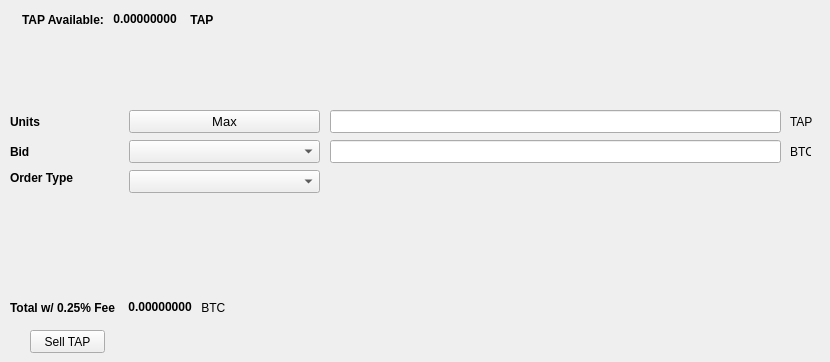
   <widget class="QWidget" name="SellTab">
    <attribute name="title">
     <string>Sell</string>
    </attribute>
    <widget class="QLabel" name="label_16">
     <property name="geometry">
      <rect>
       <x>790</x>
       <y>140</y>
       <width>21</width>
       <height>23</height>
      </rect>
     </property>
     <property name="text">
      <string>BTC</string>
     </property>
    </widget>
    <widget class="QComboBox" name="SellBidcomboBox">
     <property name="geometry">
      <rect>
       <x>129</x>
       <y>140</y>
       <width>191</width>
       <height>23</height>
      </rect>
     </property>
     <property name="font">
      <font>
       <pointsize>10</pointsize>
      </font>
     </property>
    </widget>
    <widget class="QLabel" name="label_18">
     <property name="geometry">
      <rect>
       <x>10</x>
       <y>110</y>
       <width>46</width>
       <height>23</height>
      </rect>
     </property>
     <property name="font">
      <font>
       <weight>75</weight>
       <bold>true</bold>
      </font>
     </property>
     <property name="text">
      <string>Units</string>
     </property>
    </widget>
    <widget class="QPushButton" name="Sell_Max_Amount">
     <property name="geometry">
      <rect>
       <x>129</x>
       <y>110</y>
       <width>191</width>
       <height>23</height>
      </rect>
     </property>
     <property name="font">
      <font>
       <pointsize>10</pointsize>
      </font>
     </property>
     <property name="text">
      <string>Max</string>
     </property>
    </widget>
    <widget class="QLabel" name="label_20">
     <property name="geometry">
      <rect>
       <x>10</x>
       <y>170</y>
       <width>71</width>
       <height>16</height>
      </rect>
     </property>
     <property name="font">
      <font>
       <weight>75</weight>
       <bold>true</bold>
      </font>
     </property>
     <property name="text">
      <string>Order Type</string>
     </property>
    </widget>
    <widget class="QComboBox" name="SellOrdertypeCombo">
     <property name="geometry">
      <rect>
       <x>129</x>
       <y>170</y>
       <width>191</width>
       <height>23</height>
      </rect>
     </property>
     <property name="font">
      <font>
       <pointsize>10</pointsize>
      </font>
     </property>
    </widget>
    <widget class="QLabel" name="label_21">
     <property name="geometry">
      <rect>
       <x>10</x>
       <y>140</y>
       <width>46</width>
       <height>23</height>
      </rect>
     </property>
     <property name="font">
      <font>
       <weight>75</weight>
       <bold>true</bold>
      </font>
     </property>
     <property name="text">
      <string>Bid</string>
     </property>
    </widget>
    <widget class="QLabel" name="label_22">
     <property name="geometry">
      <rect>
       <x>790</x>
       <y>110</y>
       <width>31</width>
       <height>23</height>
      </rect>
     </property>
     <property name="text">
      <string>TAP</string>
     </property>
    </widget>
    <widget class="QLineEdit" name="UnitsInputTAP">
     <property name="geometry">
      <rect>
       <x>330</x>
       <y>110</y>
       <width>451</width>
       <height>23</height>
      </rect>
     </property>
     <property name="font">
      <font>
       <pointsize>9</pointsize>
       <weight>75</weight>
       <bold>true</bold>
      </font>
     </property>
    </widget>
    <widget class="QLineEdit" name="SellBidPriceEdit">
     <property name="geometry">
      <rect>
       <x>330</x>
       <y>140</y>
       <width>451</width>
       <height>23</height>
      </rect>
     </property>
     <property name="font">
      <font>
       <pointsize>9</pointsize>
       <weight>75</weight>
       <bold>true</bold>
      </font>
     </property>
    </widget>
    <widget class="QPushButton" name="SellTAPBTN">
     <property name="geometry">
      <rect>
       <x>30</x>
       <y>330</y>
       <width>75</width>
       <height>23</height>
      </rect>
     </property>
     <property name="text">
      <string>Sell TAP</string>
     </property>
    </widget>
    <widget class="QWidget" name="layoutWidget">
     <property name="geometry">
      <rect>
       <x>22</x>
       <y>12</y>
       <width>200</width>
       <height>15</height>
      </rect>
     </property>
     <layout class="QHBoxLayout" name="horizontalLayout">
      <item>
       <widget class="QLabel" name="label232_2">
        <property name="font">
         <font>
          <weight>75</weight>
          <bold>true</bold>
         </font>
        </property>
        <property name="text">
         <string>TAP Available:</string>
        </property>
       </widget>
      </item>
      <item>
       <widget class="QLabel" name="TAPAvailableLabel">
        <property name="palette">
         <palette>
          <active>
           <colorrole role="WindowText">
            <brush brushstyle="SolidPattern">
             <color alpha="255">
              <red>0</red>
              <green>0</green>
              <blue>0</blue>
             </color>
            </brush>
           </colorrole>
           <colorrole role="Button">
            <brush brushstyle="SolidPattern">
             <color alpha="255">
              <red>0</red>
              <green>170</green>
              <blue>0</blue>
             </color>
            </brush>
           </colorrole>
           <colorrole role="Light">
            <brush brushstyle="SolidPattern">
             <color alpha="255">
              <red>0</red>
              <green>255</green>
              <blue>0</blue>
             </color>
            </brush>
           </colorrole>
           <colorrole role="Midlight">
            <brush brushstyle="SolidPattern">
             <color alpha="255">
              <red>0</red>
              <green>212</green>
              <blue>0</blue>
             </color>
            </brush>
           </colorrole>
           <colorrole role="Dark">
            <brush brushstyle="SolidPattern">
             <color alpha="255">
              <red>0</red>
              <green>85</green>
              <blue>0</blue>
             </color>
            </brush>
           </colorrole>
           <colorrole role="Mid">
            <brush brushstyle="SolidPattern">
             <color alpha="255">
              <red>0</red>
              <green>113</green>
              <blue>0</blue>
             </color>
            </brush>
           </colorrole>
           <colorrole role="Text">
            <brush brushstyle="SolidPattern">
             <color alpha="255">
              <red>0</red>
              <green>170</green>
              <blue>0</blue>
             </color>
            </brush>
           </colorrole>
           <colorrole role="BrightText">
            <brush brushstyle="SolidPattern">
             <color alpha="255">
              <red>255</red>
              <green>255</green>
              <blue>255</blue>
             </color>
            </brush>
           </colorrole>
           <colorrole role="ButtonText">
            <brush brushstyle="SolidPattern">
             <color alpha="255">
              <red>0</red>
              <green>0</green>
              <blue>0</blue>
             </color>
            </brush>
           </colorrole>
           <colorrole role="Base">
            <brush brushstyle="SolidPattern">
             <color alpha="255">
              <red>255</red>
              <green>255</green>
              <blue>255</blue>
             </color>
            </brush>
           </colorrole>
           <colorrole role="Window">
            <brush brushstyle="SolidPattern">
             <color alpha="255">
              <red>0</red>
              <green>170</green>
              <blue>0</blue>
             </color>
            </brush>
           </colorrole>
           <colorrole role="Shadow">
            <brush brushstyle="SolidPattern">
             <color alpha="255">
              <red>0</red>
              <green>0</green>
              <blue>0</blue>
             </color>
            </brush>
           </colorrole>
           <colorrole role="AlternateBase">
            <brush brushstyle="SolidPattern">
             <color alpha="255">
              <red>127</red>
              <green>212</green>
              <blue>127</blue>
             </color>
            </brush>
           </colorrole>
           <colorrole role="ToolTipBase">
            <brush brushstyle="SolidPattern">
             <color alpha="255">
              <red>255</red>
              <green>255</green>
              <blue>220</blue>
             </color>
            </brush>
           </colorrole>
           <colorrole role="ToolTipText">
            <brush brushstyle="SolidPattern">
             <color alpha="255">
              <red>0</red>
              <green>0</green>
              <blue>0</blue>
             </color>
            </brush>
           </colorrole>
          </active>
          <inactive>
           <colorrole role="WindowText">
            <brush brushstyle="SolidPattern">
             <color alpha="255">
              <red>0</red>
              <green>0</green>
              <blue>0</blue>
             </color>
            </brush>
           </colorrole>
           <colorrole role="Button">
            <brush brushstyle="SolidPattern">
             <color alpha="255">
              <red>0</red>
              <green>170</green>
              <blue>0</blue>
             </color>
            </brush>
           </colorrole>
           <colorrole role="Light">
            <brush brushstyle="SolidPattern">
             <color alpha="255">
              <red>0</red>
              <green>255</green>
              <blue>0</blue>
             </color>
            </brush>
           </colorrole>
           <colorrole role="Midlight">
            <brush brushstyle="SolidPattern">
             <color alpha="255">
              <red>0</red>
              <green>212</green>
              <blue>0</blue>
             </color>
            </brush>
           </colorrole>
           <colorrole role="Dark">
            <brush brushstyle="SolidPattern">
             <color alpha="255">
              <red>0</red>
              <green>85</green>
              <blue>0</blue>
             </color>
            </brush>
           </colorrole>
           <colorrole role="Mid">
            <brush brushstyle="SolidPattern">
             <color alpha="255">
              <red>0</red>
              <green>113</green>
              <blue>0</blue>
             </color>
            </brush>
           </colorrole>
           <colorrole role="Text">
            <brush brushstyle="SolidPattern">
             <color alpha="255">
              <red>0</red>
              <green>170</green>
              <blue>0</blue>
             </color>
            </brush>
           </colorrole>
           <colorrole role="BrightText">
            <brush brushstyle="SolidPattern">
             <color alpha="255">
              <red>255</red>
              <green>255</green>
              <blue>255</blue>
             </color>
            </brush>
           </colorrole>
           <colorrole role="ButtonText">
            <brush brushstyle="SolidPattern">
             <color alpha="255">
              <red>0</red>
              <green>0</green>
              <blue>0</blue>
             </color>
            </brush>
           </colorrole>
           <colorrole role="Base">
            <brush brushstyle="SolidPattern">
             <color alpha="255">
              <red>255</red>
              <green>255</green>
              <blue>255</blue>
             </color>
            </brush>
           </colorrole>
           <colorrole role="Window">
            <brush brushstyle="SolidPattern">
             <color alpha="255">
              <red>0</red>
              <green>170</green>
              <blue>0</blue>
             </color>
            </brush>
           </colorrole>
           <colorrole role="Shadow">
            <brush brushstyle="SolidPattern">
             <color alpha="255">
              <red>0</red>
              <green>0</green>
              <blue>0</blue>
             </color>
            </brush>
           </colorrole>
           <colorrole role="AlternateBase">
            <brush brushstyle="SolidPattern">
             <color alpha="255">
              <red>127</red>
              <green>212</green>
              <blue>127</blue>
             </color>
            </brush>
           </colorrole>
           <colorrole role="ToolTipBase">
            <brush brushstyle="SolidPattern">
             <color alpha="255">
              <red>255</red>
              <green>255</green>
              <blue>220</blue>
             </color>
            </brush>
           </colorrole>
           <colorrole role="ToolTipText">
            <brush brushstyle="SolidPattern">
             <color alpha="255">
              <red>0</red>
              <green>0</green>
              <blue>0</blue>
             </color>
            </brush>
           </colorrole>
          </inactive>
          <disabled>
           <colorrole role="WindowText">
            <brush brushstyle="SolidPattern">
             <color alpha="255">
              <red>0</red>
              <green>85</green>
              <blue>0</blue>
             </color>
            </brush>
           </colorrole>
           <colorrole role="Button">
            <brush brushstyle="SolidPattern">
             <color alpha="255">
              <red>0</red>
              <green>170</green>
              <blue>0</blue>
             </color>
            </brush>
           </colorrole>
           <colorrole role="Light">
            <brush brushstyle="SolidPattern">
             <color alpha="255">
              <red>0</red>
              <green>255</green>
              <blue>0</blue>
             </color>
            </brush>
           </colorrole>
           <colorrole role="Midlight">
            <brush brushstyle="SolidPattern">
             <color alpha="255">
              <red>0</red>
              <green>212</green>
              <blue>0</blue>
             </color>
            </brush>
           </colorrole>
           <colorrole role="Dark">
            <brush brushstyle="SolidPattern">
             <color alpha="255">
              <red>0</red>
              <green>85</green>
              <blue>0</blue>
             </color>
            </brush>
           </colorrole>
           <colorrole role="Mid">
            <brush brushstyle="SolidPattern">
             <color alpha="255">
              <red>0</red>
              <green>113</green>
              <blue>0</blue>
             </color>
            </brush>
           </colorrole>
           <colorrole role="Text">
            <brush brushstyle="SolidPattern">
             <color alpha="255">
              <red>0</red>
              <green>85</green>
              <blue>0</blue>
             </color>
            </brush>
           </colorrole>
           <colorrole role="BrightText">
            <brush brushstyle="SolidPattern">
             <color alpha="255">
              <red>255</red>
              <green>255</green>
              <blue>255</blue>
             </color>
            </brush>
           </colorrole>
           <colorrole role="ButtonText">
            <brush brushstyle="SolidPattern">
             <color alpha="255">
              <red>0</red>
              <green>85</green>
              <blue>0</blue>
             </color>
            </brush>
           </colorrole>
           <colorrole role="Base">
            <brush brushstyle="SolidPattern">
             <color alpha="255">
              <red>0</red>
              <green>170</green>
              <blue>0</blue>
             </color>
            </brush>
           </colorrole>
           <colorrole role="Window">
            <brush brushstyle="SolidPattern">
             <color alpha="255">
              <red>0</red>
              <green>170</green>
              <blue>0</blue>
             </color>
            </brush>
           </colorrole>
           <colorrole role="Shadow">
            <brush brushstyle="SolidPattern">
             <color alpha="255">
              <red>0</red>
              <green>0</green>
              <blue>0</blue>
             </color>
            </brush>
           </colorrole>
           <colorrole role="AlternateBase">
            <brush brushstyle="SolidPattern">
             <color alpha="255">
              <red>0</red>
              <green>170</green>
              <blue>0</blue>
             </color>
            </brush>
           </colorrole>
           <colorrole role="ToolTipBase">
            <brush brushstyle="SolidPattern">
             <color alpha="255">
              <red>255</red>
              <green>255</green>
              <blue>220</blue>
             </color>
            </brush>
           </colorrole>
           <colorrole role="ToolTipText">
            <brush brushstyle="SolidPattern">
             <color alpha="255">
              <red>0</red>
              <green>0</green>
              <blue>0</blue>
             </color>
            </brush>
           </colorrole>
          </disabled>
         </palette>
        </property>
        <property name="font">
         <font>
          <weight>75</weight>
          <bold>true</bold>
         </font>
        </property>
        <property name="text">
         <string> 0.00000000 </string>
        </property>
        <property name="textInteractionFlags">
         <set>Qt::LinksAccessibleByMouse|Qt::TextSelectableByKeyboard|Qt::TextSelectableByMouse</set>
        </property>
       </widget>
      </item>
      <item>
       <widget class="QLabel" name="labelTAP">
        <property name="font">
         <font>
          <weight>75</weight>
          <bold>true</bold>
         </font>
        </property>
        <property name="text">
         <string> TAP</string>
        </property>
       </widget>
      </item>
     </layout>
    </widget>
    <widget class="QWidget" name="layoutWidget">
     <property name="geometry">
      <rect>
       <x>10</x>
       <y>300</y>
       <width>218</width>
       <height>15</height>
      </rect>
     </property>
     <layout class="QHBoxLayout" name="horizontalLayout_2">
      <item>
       <widget class="QLabel" name="label_19">
        <property name="font">
         <font>
          <weight>75</weight>
          <bold>true</bold>
         </font>
        </property>
        <property name="text">
         <string>Total w/ 0.25% Fee </string>
        </property>
       </widget>
      </item>
      <item>
       <widget class="QLabel" name="SellCostLabel">
        <property name="palette">
         <palette>
          <active>
           <colorrole role="WindowText">
            <brush brushstyle="SolidPattern">
             <color alpha="255">
              <red>0</red>
              <green>0</green>
              <blue>0</blue>
             </color>
            </brush>
           </colorrole>
           <colorrole role="Button">
            <brush brushstyle="SolidPattern">
             <color alpha="255">
              <red>0</red>
              <green>170</green>
              <blue>0</blue>
             </color>
            </brush>
           </colorrole>
           <colorrole role="Light">
            <brush brushstyle="SolidPattern">
             <color alpha="255">
              <red>0</red>
              <green>255</green>
              <blue>0</blue>
             </color>
            </brush>
           </colorrole>
           <colorrole role="Midlight">
            <brush brushstyle="SolidPattern">
             <color alpha="255">
              <red>0</red>
              <green>212</green>
              <blue>0</blue>
             </color>
            </brush>
           </colorrole>
           <colorrole role="Dark">
            <brush brushstyle="SolidPattern">
             <color alpha="255">
              <red>0</red>
              <green>85</green>
              <blue>0</blue>
             </color>
            </brush>
           </colorrole>
           <colorrole role="Mid">
            <brush brushstyle="SolidPattern">
             <color alpha="255">
              <red>0</red>
              <green>113</green>
              <blue>0</blue>
             </color>
            </brush>
           </colorrole>
           <colorrole role="Text">
            <brush brushstyle="SolidPattern">
             <color alpha="255">
              <red>0</red>
              <green>170</green>
              <blue>0</blue>
             </color>
            </brush>
           </colorrole>
           <colorrole role="BrightText">
            <brush brushstyle="SolidPattern">
             <color alpha="255">
              <red>255</red>
              <green>255</green>
              <blue>255</blue>
             </color>
            </brush>
           </colorrole>
           <colorrole role="ButtonText">
            <brush brushstyle="SolidPattern">
             <color alpha="255">
              <red>0</red>
              <green>0</green>
              <blue>0</blue>
             </color>
            </brush>
           </colorrole>
           <colorrole role="Base">
            <brush brushstyle="SolidPattern">
             <color alpha="255">
              <red>255</red>
              <green>255</green>
              <blue>255</blue>
             </color>
            </brush>
           </colorrole>
           <colorrole role="Window">
            <brush brushstyle="SolidPattern">
             <color alpha="255">
              <red>0</red>
              <green>170</green>
              <blue>0</blue>
             </color>
            </brush>
           </colorrole>
           <colorrole role="Shadow">
            <brush brushstyle="SolidPattern">
             <color alpha="255">
              <red>0</red>
              <green>0</green>
              <blue>0</blue>
             </color>
            </brush>
           </colorrole>
           <colorrole role="AlternateBase">
            <brush brushstyle="SolidPattern">
             <color alpha="255">
              <red>127</red>
              <green>212</green>
              <blue>127</blue>
             </color>
            </brush>
           </colorrole>
           <colorrole role="ToolTipBase">
            <brush brushstyle="SolidPattern">
             <color alpha="255">
              <red>255</red>
              <green>255</green>
              <blue>220</blue>
             </color>
            </brush>
           </colorrole>
           <colorrole role="ToolTipText">
            <brush brushstyle="SolidPattern">
             <color alpha="255">
              <red>0</red>
              <green>0</green>
              <blue>0</blue>
             </color>
            </brush>
           </colorrole>
          </active>
          <inactive>
           <colorrole role="WindowText">
            <brush brushstyle="SolidPattern">
             <color alpha="255">
              <red>0</red>
              <green>0</green>
              <blue>0</blue>
             </color>
            </brush>
           </colorrole>
           <colorrole role="Button">
            <brush brushstyle="SolidPattern">
             <color alpha="255">
              <red>0</red>
              <green>170</green>
              <blue>0</blue>
             </color>
            </brush>
           </colorrole>
           <colorrole role="Light">
            <brush brushstyle="SolidPattern">
             <color alpha="255">
              <red>0</red>
              <green>255</green>
              <blue>0</blue>
             </color>
            </brush>
           </colorrole>
           <colorrole role="Midlight">
            <brush brushstyle="SolidPattern">
             <color alpha="255">
              <red>0</red>
              <green>212</green>
              <blue>0</blue>
             </color>
            </brush>
           </colorrole>
           <colorrole role="Dark">
            <brush brushstyle="SolidPattern">
             <color alpha="255">
              <red>0</red>
              <green>85</green>
              <blue>0</blue>
             </color>
            </brush>
           </colorrole>
           <colorrole role="Mid">
            <brush brushstyle="SolidPattern">
             <color alpha="255">
              <red>0</red>
              <green>113</green>
              <blue>0</blue>
             </color>
            </brush>
           </colorrole>
           <colorrole role="Text">
            <brush brushstyle="SolidPattern">
             <color alpha="255">
              <red>0</red>
              <green>170</green>
              <blue>0</blue>
             </color>
            </brush>
           </colorrole>
           <colorrole role="BrightText">
            <brush brushstyle="SolidPattern">
             <color alpha="255">
              <red>255</red>
              <green>255</green>
              <blue>255</blue>
             </color>
            </brush>
           </colorrole>
           <colorrole role="ButtonText">
            <brush brushstyle="SolidPattern">
             <color alpha="255">
              <red>0</red>
              <green>0</green>
              <blue>0</blue>
             </color>
            </brush>
           </colorrole>
           <colorrole role="Base">
            <brush brushstyle="SolidPattern">
             <color alpha="255">
              <red>255</red>
              <green>255</green>
              <blue>255</blue>
             </color>
            </brush>
           </colorrole>
           <colorrole role="Window">
            <brush brushstyle="SolidPattern">
             <color alpha="255">
              <red>0</red>
              <green>170</green>
              <blue>0</blue>
             </color>
            </brush>
           </colorrole>
           <colorrole role="Shadow">
            <brush brushstyle="SolidPattern">
             <color alpha="255">
              <red>0</red>
              <green>0</green>
              <blue>0</blue>
             </color>
            </brush>
           </colorrole>
           <colorrole role="AlternateBase">
            <brush brushstyle="SolidPattern">
             <color alpha="255">
              <red>127</red>
              <green>212</green>
              <blue>127</blue>
             </color>
            </brush>
           </colorrole>
           <colorrole role="ToolTipBase">
            <brush brushstyle="SolidPattern">
             <color alpha="255">
              <red>255</red>
              <green>255</green>
              <blue>220</blue>
             </color>
            </brush>
           </colorrole>
           <colorrole role="ToolTipText">
            <brush brushstyle="SolidPattern">
             <color alpha="255">
              <red>0</red>
              <green>0</green>
              <blue>0</blue>
             </color>
            </brush>
           </colorrole>
          </inactive>
          <disabled>
           <colorrole role="WindowText">
            <brush brushstyle="SolidPattern">
             <color alpha="255">
              <red>0</red>
              <green>85</green>
              <blue>0</blue>
             </color>
            </brush>
           </colorrole>
           <colorrole role="Button">
            <brush brushstyle="SolidPattern">
             <color alpha="255">
              <red>0</red>
              <green>170</green>
              <blue>0</blue>
             </color>
            </brush>
           </colorrole>
           <colorrole role="Light">
            <brush brushstyle="SolidPattern">
             <color alpha="255">
              <red>0</red>
              <green>255</green>
              <blue>0</blue>
             </color>
            </brush>
           </colorrole>
           <colorrole role="Midlight">
            <brush brushstyle="SolidPattern">
             <color alpha="255">
              <red>0</red>
              <green>212</green>
              <blue>0</blue>
             </color>
            </brush>
           </colorrole>
           <colorrole role="Dark">
            <brush brushstyle="SolidPattern">
             <color alpha="255">
              <red>0</red>
              <green>85</green>
              <blue>0</blue>
             </color>
            </brush>
           </colorrole>
           <colorrole role="Mid">
            <brush brushstyle="SolidPattern">
             <color alpha="255">
              <red>0</red>
              <green>113</green>
              <blue>0</blue>
             </color>
            </brush>
           </colorrole>
           <colorrole role="Text">
            <brush brushstyle="SolidPattern">
             <color alpha="255">
              <red>0</red>
              <green>85</green>
              <blue>0</blue>
             </color>
            </brush>
           </colorrole>
           <colorrole role="BrightText">
            <brush brushstyle="SolidPattern">
             <color alpha="255">
              <red>255</red>
              <green>255</green>
              <blue>255</blue>
             </color>
            </brush>
           </colorrole>
           <colorrole role="ButtonText">
            <brush brushstyle="SolidPattern">
             <color alpha="255">
              <red>0</red>
              <green>85</green>
              <blue>0</blue>
             </color>
            </brush>
           </colorrole>
           <colorrole role="Base">
            <brush brushstyle="SolidPattern">
             <color alpha="255">
              <red>0</red>
              <green>170</green>
              <blue>0</blue>
             </color>
            </brush>
           </colorrole>
           <colorrole role="Window">
            <brush brushstyle="SolidPattern">
             <color alpha="255">
              <red>0</red>
              <green>170</green>
              <blue>0</blue>
             </color>
            </brush>
           </colorrole>
           <colorrole role="Shadow">
            <brush brushstyle="SolidPattern">
             <color alpha="255">
              <red>0</red>
              <green>0</green>
              <blue>0</blue>
             </color>
            </brush>
           </colorrole>
           <colorrole role="AlternateBase">
            <brush brushstyle="SolidPattern">
             <color alpha="255">
              <red>0</red>
              <green>170</green>
              <blue>0</blue>
             </color>
            </brush>
           </colorrole>
           <colorrole role="ToolTipBase">
            <brush brushstyle="SolidPattern">
             <color alpha="255">
              <red>255</red>
              <green>255</green>
              <blue>220</blue>
             </color>
            </brush>
           </colorrole>
           <colorrole role="ToolTipText">
            <brush brushstyle="SolidPattern">
             <color alpha="255">
              <red>0</red>
              <green>0</green>
              <blue>0</blue>
             </color>
            </brush>
           </colorrole>
          </disabled>
         </palette>
        </property>
        <property name="font">
         <font>
          <weight>75</weight>
          <bold>true</bold>
         </font>
        </property>
        <property name="autoFillBackground">
         <bool>false</bool>
        </property>
        <property name="text">
         <string> 0.00000000</string>
        </property>
        <property name="textInteractionFlags">
         <set>Qt::LinksAccessibleByMouse|Qt::TextSelectableByMouse</set>
        </property>
       </widget>
      </item>
      <item>
       <widget class="QLabel" name="label_17">
        <property name="font">
         <font>
          <weight>50</weight>
          <bold>false</bold>
         </font>
        </property>
        <property name="text">
         <string> BTC</string>
        </property>
       </widget>
      </item>
     </layout>
    </widget>
   </widget>
